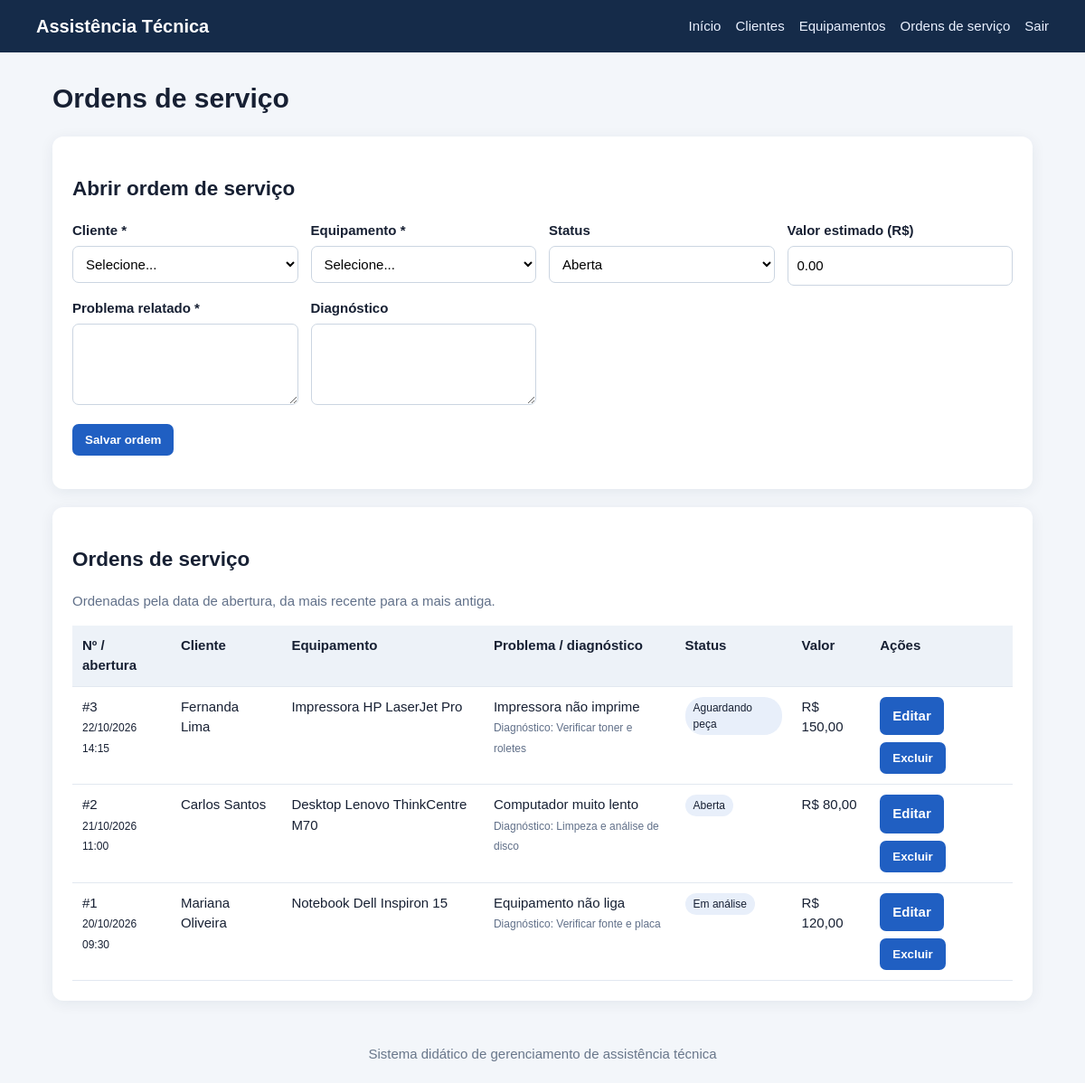
/sistema/ordens.php (signed in), run on the app's committed database.
### tables this page shows
CREATE TABLE ordens_servico (
  id INT UNSIGNED AUTO_INCREMENT PRIMARY KEY,
  cliente_id INT UNSIGNED NOT NULL,
  equipamento_id INT UNSIGNED NOT NULL,
  problema TEXT NOT NULL,
  diagnostico TEXT NULL,
  status ENUM('Aberta','Em análise','Aguardando peça','Em reparo','Concluída','Cancelada') NOT NULL DEFAULT 'Aberta',
  valor DECIMAL(10,2) NOT NULL DEFAULT 0.00,
  data_abertura DATETIME NOT NULL DEFAULT CURRENT_TIMESTAMP,
  data_conclusao DATETIME NULL,
  CONSTRAINT fk_os_cliente FOREIGN KEY (cliente_id) REFERENCES clientes(id)
    ON UPDATE CASCADE ON DELETE RESTRICT,
  CONSTRAINT fk_os_equipamento FOREIGN KEY (equipamento_id) REFERENCES equipamentos(id)
    ON UPDATE CASCADE ON DELETE RESTRICT
);

CREATE TABLE clientes (
  id INT UNSIGNED AUTO_INCREMENT PRIMARY KEY,
  nome VARCHAR(120) NOT NULL,
  cpf_criptografado TEXT NOT NULL,
  telefone VARCHAR(25) NOT NULL,
  email VARCHAR(120) NULL,
  endereco VARCHAR(180) NULL,
  criado_em TIMESTAMP DEFAULT CURRENT_TIMESTAMP
);

CREATE TABLE equipamentos (
  id INT UNSIGNED AUTO_INCREMENT PRIMARY KEY,
  cliente_id INT UNSIGNED NOT NULL,
  tipo VARCHAR(80) NOT NULL,
  marca VARCHAR(80) NOT NULL,
  modelo VARCHAR(100) NOT NULL,
  numero_serie VARCHAR(100) NULL,
  descricao TEXT NULL,
  criado_em TIMESTAMP DEFAULT CURRENT_TIMESTAMP,
  CONSTRAINT fk_equipamento_cliente FOREIGN KEY (cliente_id) REFERENCES clientes(id)
    ON UPDATE CASCADE ON DELETE RESTRICT
);

### sistema/config/database.php (called while the page is built, shortened)
<?php
$host = '127.0.0.1';
$usuario = 'root';
$senha = '';
$banco = 'saep_db';
$porta = 3307;
$conexao = mysqli_connect($host, $usuario, $senha, $banco, $porta);
mysqli_set_charset($conexao, 'utf8mb4');
function db_stmt($sql, $types = '', $params = array()) {
    global $conexao;
    $stmt = mysqli_prepare($conexao, $sql);
    if (!mysqli_stmt_execute($stmt)) {
        throw new RuntimeException('Erro ao executar consulta: ' . mysqli_stmt_error($stmt));
    }
    return $stmt;
}
function db_all($sql, $types = '', $params = array()) {
    $stmt = db_stmt($sql, $types, $params);
    $result = mysqli_stmt_get_result($stmt);
    $rows = $result ? mysqli_fetch_all($result, MYSQLI_ASSOC) : array();
    return $rows;
}

### sistema/includes/functions.php (called while the page is built, shortened)
<?php
function e($value) {
    return htmlspecialchars((string)$value, ENT_QUOTES | ENT_SUBSTITUTE, 'UTF-8');
}

### sistema/ordens.php (the view, shortened to what this page needs)
<?php
require_once __DIR__ . '/config/database.php';
require_once __DIR__ . '/includes/functions.php';
$statuses = array('Aberta','Em análise','Aguardando peça','Em reparo','Concluída','Cancelada');
$clientes = db_all('SELECT id,nome FROM clientes ORDER BY nome');
$equipamentos = db_all('SELECT e.id,e.cliente_id,e.tipo,e.marca,e.modelo,c.nome AS cliente_nome FROM equipamentos e JOIN clientes c ON c.id=e.cliente_id ORDER BY c.nome,e.tipo');
$edit = null;
$rows = db_all('SELECT os.*,c.nome AS cliente_nome,e.tipo,e.marca,e.modelo FROM ordens_servico os JOIN clientes c ON c.id=os.cliente_id JOIN equipamentos e ON e.id=os.equipamento_id ORDER BY os.data_abertura DESC, os.id DESC');
require __DIR__ . '/includes/header.php';
?>
<h1>Ordens de serviço</h1>
<section class="card"><h2><?= $edit ? 'Editar ordem de serviço' : 'Abrir ordem de serviço' ?></h2>
<?php if(!$clientes || !$equipamentos): ?><p>Cadastre pelo menos um cliente e um equipamento antes de abrir uma ordem de serviço.</p><?php else: ?>
<form method="post"><input type="hidden" name="csrf_token" value="<?= e(csrf_token()) ?>"><input type="hidden" name="action" value="save"><input type="hidden" name="id" value="<?= (int)($edit['id'] ?? 0) ?>">
<div class="form-grid">
<div><label>Cliente *</label><select name="cliente_id" required><option value="">Selecione...</option></select></div>
<div><label>Equipamento *</label><select name="equipamento_id" required><option value="">Selecione...</option></select></div>
<div><label>Status</label><select name="status"><?php foreach($statuses as $s): ?><option <?= ($edit['status'] ?? 'Aberta')===$s?'selected':'' ?>><?= e($s) ?></option><?php endforeach; ?></select></div>
<div><label>Valor estimado (R$)</label><input type="number" min="0" step="0.01" name="valor" value="<?= e((string)($edit['valor'] ?? '0.00')) ?>"></div>
<div><label>Problema relatado *</label><textarea name="problema" required><?= e($edit['problema'] ?? '') ?></textarea></div>
<div><label>Diagnóstico</label><textarea name="diagnostico"><?= e($edit['diagnostico'] ?? '') ?></textarea></div>
</div><p><button>Salvar ordem</button> <?php if($edit): ?><a class="btn secondary" href="ordens.php">Cancelar</a><?php endif; ?></p></form><?php endif; ?>
</section>
<section class="card"><h2>Ordens de serviço</h2><p class="muted">Ordenadas pela data de abertura, da mais recente para a mais antiga.</p><div class="table-wrap"><table><thead><tr><th>Nº / abertura</th><th>Cliente</th><th>Equipamento</th><th>Problema / diagnóstico</th><th>Status</th><th>Valor</th><th>Ações</th></tr></thead><tbody>
<?php foreach($rows as $r): ?><tr><td>#<?= (int)$r['id'] ?><br><span class="small"><?= e(date('d/m/Y H:i',strtotime($r['data_abertura']))) ?></span></td><td><?= e($r['cliente_nome']) ?></td><td><?= e($r['tipo'].' '.$r['marca'].' '.$r['modelo']) ?></td><td><?= e($r['problema']) ?><?php if($r['diagnostico']): ?><br><span class="muted small">Diagnóstico: <?= e($r['diagnostico']) ?></span><?php endif; ?></td><td><span class="pill"><?= e($r['status']) ?></span></td><td>R$ <?= number_format((float)$r['valor'],2,',','.') ?></td><td><div class="actions"><a class="btn" href="?editar=<?= (int)$r['id'] ?>">Editar</a><form method="post" onsubmit="return confirm('Excluir esta ordem?')"><input type="hidden" name="csrf_token" value="<?= e(csrf_token()) ?>"><input type="hidden" name="action" value="delete"><input type="hidden" name="id" value="<?= (int)$r['id'] ?>"><button class="danger">Excluir</button></form></div></td></tr><?php endforeach; ?>
<?php if(!$rows): ?><tr><td colspan="7">Nenhuma ordem cadastrada.</td></tr><?php endif; ?></tbody></table></div></section>
<?php require __DIR__.'/includes/footer.php'; ?>

### sistema/includes/header.php (shortened to what this page needs)
<?php
require_once __DIR__ . '/functions.php';
?>
<!doctype html>
<html lang="pt-BR">
<head>
<link rel="stylesheet" href="assets/style.css">
</head>
<body>
<header class="topbar">
  <a class="brand" href="index.php">Assistência Técnica</a>
  <?php if (!empty($_SESSION['usuario_id'])): ?>
  <nav><a href="index.php">Início</a><a href="clientes.php">Clientes</a><a href="equipamentos.php">Equipamentos</a><a href="ordens.php">Ordens de serviço</a><a href="logout.php">Sair</a></nav>
  <?php endif; ?>
</header>
<main class="container">

### sistema/includes/footer.php
</main>
<footer class="footer">Sistema didático de gerenciamento de assistência técnica</footer>
</body>
</html>

### sistema/assets/style.css (style rules this page uses)
* { box-sizing:border-box }
body { margin:0;background:#f3f6fa;color:#172033;font:15px/1.5 Arial,Helvetica,sans-serif }
.topbar { background:#152b49;color:#fff;padding:14px max(20px,calc((100% - 1120px)/2));display:flex;gap:24px;align-items:center;justify-content:space-between;flex-wrap:wrap }
.brand { color:#fff;text-decoration:none;font-weight:700;font-size:20px }
.topbar nav { display:flex;gap:16px;flex-wrap:wrap }
.topbar nav a { color:#eaf1ff;text-decoration:none }
.container { max-width:1120px;margin:28px auto;padding:0 18px;min-height:70vh }
.card { background:#fff;padding:22px;border-radius:12px;box-shadow:0 3px 16px #152b4912;margin-bottom:20px }
.actions { display:flex;gap:8px;flex-wrap:wrap }
.btn,button { display:inline-block;border:0;border-radius:7px;padding:10px 14px;background:#205fc2;color:white;text-decoration:none;cursor:pointer;font-weight:600 }
.form-grid { display:grid;grid-template-columns:repeat(auto-fit,minmax(220px,1fr));gap:14px }
label { display:block;font-weight:600;margin-bottom:5px }
input,select,textarea { width:100%;padding:10px;border:1px solid #cbd5e1;border-radius:7px;font:inherit;background:white }
textarea { min-height:90px }
table { width:100%;border-collapse:collapse;background:#fff }
th,td { text-align:left;padding:11px;border-bottom:1px solid #e2e8f0;vertical-align:top }
th { background:#edf2f8 }
td form { display:inline }
.table-wrap { overflow:auto }
.muted { color:#617089 }
.footer { text-align:center;padding:20px;color:#68768a }
.pill { display:inline-block;padding:3px 9px;background:#e8effa;border-radius:20px;font-size:12px }
.small { font-size:12px }

### data on the page
ordens_servico: id "3", data_abertura "22/10/2026 14:15", cliente.nome "Fernanda Lima", equipamento.modelo "Impressora HP LaserJet Pro", problema "Impressora não imprime", diagnostico "Verificar toner e roletes", status "Aguardando peça", valor "150,00"
ordens_servico: id "2", data_abertura "21/10/2026 11:00", cliente.nome "Carlos Santos", equipamento.modelo "Desktop Lenovo ThinkCentre M70", problema "Computador muito lento", diagnostico "Limpeza e análise de disco", status "Aberta", valor "80,00"
ordens_servico: id "1", data_abertura "20/10/2026 09:30", cliente.nome "Mariana Oliveira", equipamento.modelo "Notebook Dell Inspiron 15", problema "Equipamento não liga", diagnostico "Verificar fonte e placa", status "Em análise", valor "120,00"

### other printed values
form field status "Aberta"
